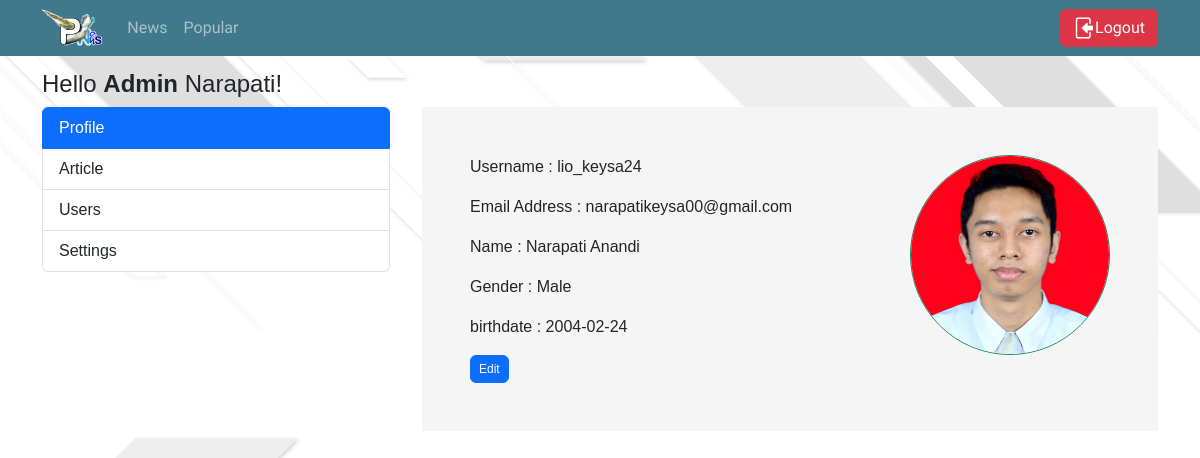
Screenshot of /pages/account/dashboard.php (signed in) with the database file from the repository.
### tables this page shows
CREATE TABLE `users` (
  `id` int(11) NOT NULL,
  `img` varchar(50) NOT NULL DEFAULT 'no-profile.png',
  `first_name` varchar(10) NOT NULL,
  `last_name` varchar(10) NOT NULL,
  `birthdate` date NOT NULL,
  `gender` varchar(10) NOT NULL,
  `username` varchar(50) NOT NULL,
  `email` varchar(100) NOT NULL,
  `password` varchar(255) NOT NULL,
  `id_role` int(11) NOT NULL DEFAULT 3
);

### pages/account/dashboard.php (called while the page is built, shortened)
<?php
$id = $_SESSION['ids'];
$profile = query("SELECT * FROM users WHERE id = $id");
require_once '../../_asset/views/pages/account/dashboard.view.php';

### _backend/function.php (called while the page is built, shortened)
<?php
function connect()
{
  $hostDB = 'localhost';
  $userDB = 'root';
  $passDB = '';
  $nameDB = 'tubespw2023';
  return mysqli_connect($hostDB, $userDB, $passDB, $nameDB);
}
function query($query)
{
  $db = connect();
  $result = mysqli_query($db, $query) or die(mysqli_error($db));
  $rows = [];
  while ($row = mysqli_fetch_assoc($result)) {
    $rows[] = $row;
  }
  return $rows;
}
function base_url($url = null)
{
  $base_url = "http://localhost/pw2023_223040155/tubes";
  if ($url != null) {
    return $base_url . "/" . str_replace('.php', '', $url);
  } else {
    return $base_url;
  }
}

### _asset/views/pages/account/dashboard.view.php (the view, shortened to what this page needs)
<?php
require '../../_asset/views/partial/account/_header.php';
?>
<h4 class="container">Hello <b>Admin</b> <?= $profile[0]['first_name']; ?>!</h4>
<div class="container">
  <div class="row">
    <div class="col-sm-4">
      <div class="list-group pe-2 mb-3" id="list-tab" role="tablist">
        <a class="list-group-item list-group-item-action active" id="list-profile-list" data-bs-toggle="list" href="#list-profile" role="tab" aria-controls="list-profile">Profile</a>
        <a class="list-group-item list-group-item-action" id="list-article-list" data-bs-toggle="list" href="#list-article" role="tab" aria-controls="list-article">Article</a>
        <a class="list-group-item list-group-item-action" id="list-users-list" data-bs-toggle="list" href="#list-users" role="tab" aria-controls="list-users">Users</a>
        <a class="list-group-item list-group-item-action" id="list-settings-list" data-bs-toggle="list" href="#list-settings" role="tab" aria-controls="list-settings">Settings</a>
      </div>
    </div>
    <div class="col-sm-8">
      <div class="tab-content" style="background-color: whitesmoke;" id="nav-tabContent">
        <div class="tab-pane fade show active" id="list-profile" role="tabpanel" aria-labelledby="list-home-list">
          <div class="tab-pane fade show active p-5" id="list-home" role="tabpanel" aria-labelledby="list-home-list">
            <div id="viewProfile">
              <div class="d-flex justify-content-between">
                <div>
                  <p>Username : <?= $profile[0]['username']; ?></p>
                  <p>Email Address : <?= $profile[0]['email']; ?></p>
                  <p>Name : <?= $profile[0]['first_name'] . ' ' . $profile[0]['last_name']; ?></p>
                  <p>Gender : <?= $profile[0]['gender']; ?></p>
                  <p>birthdate : <?= $profile[0]['birthdate']; ?></p>
                </div>
                <img src="<?= base_url('_asset/img/profile/') . $profile[0]['img']; ?>" class="rounded-circle border border-success" style="object-fit: cover;" width="200" height="200" alt="profile">
              </div>
              <button id="editButton" type="button" class="btn btn-primary" style="--bs-btn-padding-y: .25rem; --bs-btn-padding-x: .5rem; --bs-btn-font-size: .75rem;">
                Edit
              </button>
            </div>
          </div>
        </div>
      </div>
    </div>
  </div>
</div>
</body>
</html>

### _asset/css/custom/universal.css (style rules this page uses)
* { font-family: 'Poppins', sans-serif; }

### rows the page displays
users: first_name "Narapati", username "lio_keysa24", email "narapatikeysa00@gmail.com", last_name "Anandi", gender "Male", birthdate "2004-02-24", img (picture)
